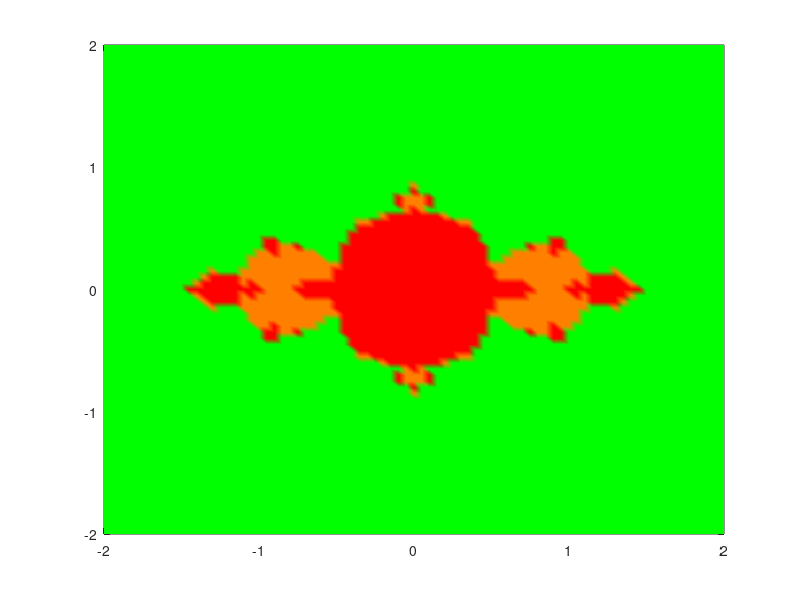

This chart was generated by the following MATLAB code:

iter =  128 ;   %128 is enough to see preety zoomed   or  VERY zoomed in
#https://arachnoid.com/mandelbrot_set/

OutOfBounds =  9; %


function [x, y] = Interv( points, xfrom , xto ,  yfrom, yto )
   x = xfrom : abs(xto - xfrom) / points : xto   ;
   y = yfrom : abs(yto - yfrom) / points : yto   ;
   
end

% -1.75,0  +- 0.01 mini mandelbrot
%x = -1.78 :  0.0001 : -1.745 ;
%y = -0.02 : 0.0001 : 0.02 ;

%[x , y] = Interv( 100 , -1.8, -1.7    ,  -0.02 , 0.02);
%[x , y] = Interv( 200 , -1.78,  -1.745    ,  -0.02 , 0.02);



% 1/4  0 
%x = 1/4 - 0.3 : 0.005 : 1/4 + 0.3;
%y = -0.2  : 0.2 / (2*(length(x)-1)-1) : 0.2;

%Entire thing:
rezo = 0.006;  %0.03 %resolution
%x = -2 : rezo : 2 ;
%y = -2 : rezo : 2;

% more spots:   http://www.nahee.com/Derbyshire/manguide.html

%Julia:
rezo = 0.05;   %resolution
x = -2 : rezo : 2;
y = -2 : rezo : 2;




length(x)
length(y)

function TheM = main(x, y, iter, OutOfBounds)
  [X, Y] = meshgrid(x , y);

  TheM = zeros(length(y)  , length(x) );   %THe Matrix      we fill with zeroes
  % zero is the first iteration value

  SqOfBounds = sqrt(OutOfBounds);

  h = waitbar(0, 'please wait ... or do not and be DOOOOOOOMED!')
  len = length(y);
  

  for i = 1:length(y)   %go through rows
    for j = 1:length(x)   %go through columns
    
      if( X(i,j)^2 + Y(i,j)^2 < 2^2)      %Check if we should even calculate
      
         %TheM(i,j) = CalcMandel( TheM(i,j) , X(i,j),  Y(i,j) , iter, SqOfBounds);
         TheM(i,j) = CalcJulia(  X(i,j) + Y(i,j) * 1i  , -0.75 , 2 ,  2,  iter, SqOfBounds);
                                              % rez    ,  C ,    n ,   ER , iter, sq...
      
       else     % We do not need to calculate, just assign large value
          TheM(i,j) = OutOfBounds;
       end  %else
       
    end %j
    waitbar( i / len);
  end %i
  
  close(h)
 
 
   
  %plot3(X,Y, TheM);
  %surf(X,Y, TheM);
  %contour( X, Y, TheM );  %real(TheM) )
  %imagesc(X,Y, TheM);


  colormap ("prism"); % colormap ("hsv");   %colormap ("jet");
  pcolor(X,Y, TheM);
  shading interp;
 
 
 
end %main


  
  
  
function rez = CalcMandel(rez, cr, ci, iter, SqOfBounds)

  for k = 1:iter   %Calulate the iterations
  
     sq = rez^2;
     
      if real(sq)^2 + imag(sq)^2 >= 16  %  4^2      %  abs(sq) >= 4     
          rez = SqOfBounds;
          break          
        else
           rez = sq + cr + 1i*ci;
        end  %end sq
        
   %        TheM(i,j) = abs( TheM(i,j) )^2 + X(i,j) + 1i*Y(i,j);
   end % interations k
   
   rez = real(rez)^2 + imag(rez)^2;  
       
end



function rez = CalcJulia( rez, C, n, ER,  iter, SqOfBounds)   
  ER = ER^2;
  for k = 1:iter   %Calulate the iterations
    
    rez = rez^n + C;  
    %rez = exp(rez) + C;  
    
    if real(rez)^2 + imag(rez)^2  >=  ER
       rez = SqOfBounds;
       break
     end  %end sq
   
   end % interations k
   rez = real(rez)^2 + imag(rez)^2;       
end



TheM = main(x, y, iter, OutOfBounds);

[X, Y] = meshgrid(x , y);   % For plotting from command lne after code has executed


 

